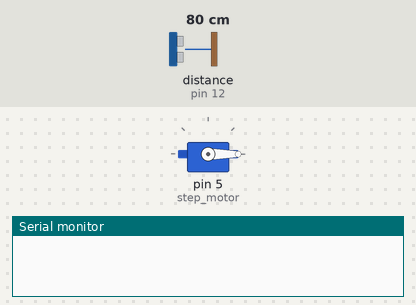
A sketch run on a simulated Arduino Uno, built with avr-gcc and run on an emulated ATmega328P. Parts: servo, the last lines printed to the serial monitor. Wiring (inferred from the names in the program): ultrasonic range finder: trigger pin 13; echo pin 12. The inputs (shaded band) are chosen by the test bench; at power-on: distance to the obstacle (sensor on pin 12) 80 cm. The echo pulse lasts 58.3 µs per cm.

Above: at 1.2 s.
1.3 s: distance to the obstacle (sensor on pin 12) set to 73 cm
2.8 s: distance to the obstacle (sensor on pin 12) set to 66 cm
At 3.27 s:
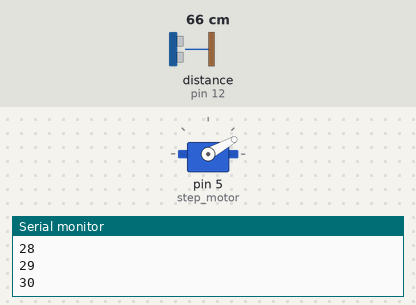
At 6.8 s:
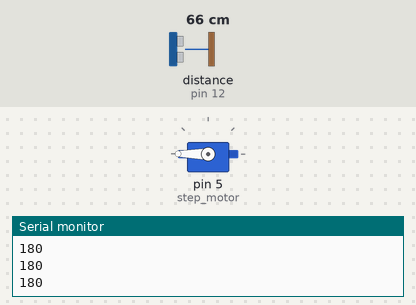
Timing chart, 0 to 8.3 s (numbered marks = the images above; inputs shaded):
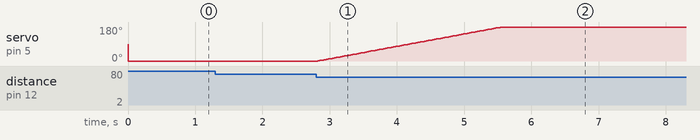

The sketch:

cancela.ino
```cpp
#include <Servo.h>

const int trigger = 13;
const int echo = 12;
const int step_motor = 5;

const float limiar_open = 70;
const float limiar_close = 70;

int memory = 0;

Servo myservo;
int pos = 0;
void setup() {
  myservo.attach(step_motor);

  pinMode(trigger, OUTPUT); //pino de saída
  pinMode(echo, INPUT); //pino de entrada

  Serial.begin(9600);
}
void loop() {

  digitalWrite(trigger, LOW);
  delayMicroseconds(2);
  digitalWrite(trigger, HIGH);
  delayMicroseconds(10);//deixa TRIGGER em HIGH por 10ms
  digitalWrite(trigger, LOW);
  int duration = pulseIn(echo, HIGH); //quanto tempo ECHO== HIGH
  float distance = duration * 0.034 / 2;

  if (distance < limiar_close){
    for (pos = memory; pos <= 180; pos += 1) {
    myservo.write(pos);
    //Serial.print("open: ");
    Serial.println(pos);
    memory = pos;
    delay(15);
    }

  }else{

      for (pos = memory; pos >= 0; pos -= 1) {
        myservo.write(pos);
        memory = pos;
        delay(15);
    }

  }

}
```

Measured:
- the behaviour switches between 71 and 70 cm on distance to the obstacle (sensor on pin 12) (found by bisection; images 0 and 1)
- after the input at 1.3 s, every drawn part: stays the same
- after the input at 2.8 s, servo on pin 5 (step_motor): moves from 0° to 180° over 2.7 s, starting at once
